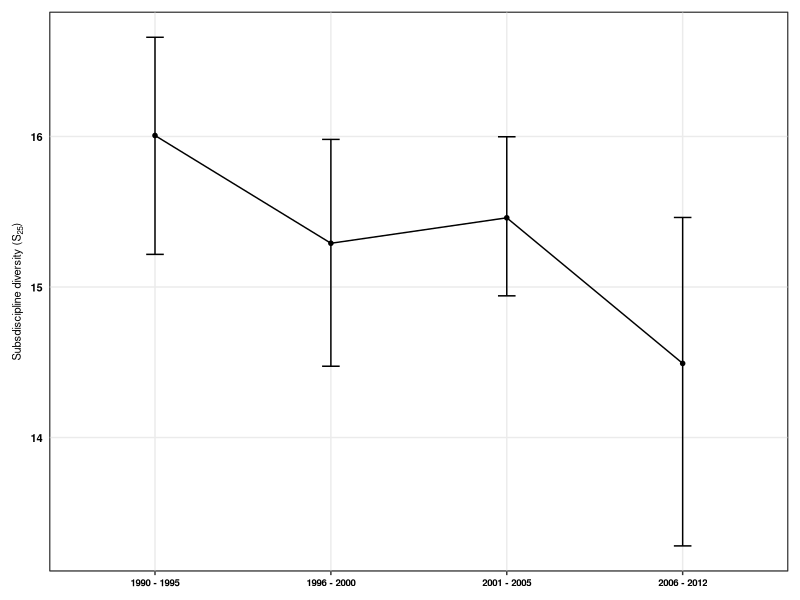

This chart was generated by the following R code:
#################################################
# Interdisciplinarity
#################################################
# Figures for alpha diversity (S, Spie, Sn)  #
#################################################

require(rms)
require(ggplot2)
require(dplyr)
require(tidyr)
require(reshape2)
require(ggthemes)

###########
# Data ####
###########

alpha_div<-read.csv("Cleaned_Data/interdisciplinarity_AlphaDiv_orders_mobr.csv",stringsAsFactors = FALSE)

# calculate means and bootstrapped CIs

alpha_divs<- alpha_div %>%
  group_by(TimeWindow, group) %>%
  do(data.frame(rbind(smean.cl.boot(.$Value, B=1000))))

# arrange data for figures

alpha_divs$TimeWindow<-as.character(alpha_divs$TimeWindow)
alpha_divs$TimeWindow<-ifelse(alpha_divs$TimeWindow=="1990_1995","1990 - 1995",alpha_divs$TimeWindow)
alpha_divs$TimeWindow<-ifelse(alpha_divs$TimeWindow=="1996_2000","1996 - 2000",alpha_divs$TimeWindow)
alpha_divs$TimeWindow<-ifelse(alpha_divs$TimeWindow=="2001_2005","2001 - 2005",alpha_divs$TimeWindow)
alpha_divs$TimeWindow<-ifelse(alpha_divs$TimeWindow=="2006_2012","2006 - 2012",alpha_divs$TimeWindow)
alpha_divs$TimeWindow<-as.factor(alpha_divs$TimeWindow)
alpha_divs$TimeWindow <- factor(alpha_divs$TimeWindow, levels = c("1990 - 1995","1996 - 2000","2001 - 2005","2006 - 2012"))

alpha_divs<-filter(alpha_divs, group!="N" & group!="S_asymp")

Sn<-filter(alpha_divs, group=="S_n")

Alpha_divs2<-filter(alpha_divs, group=="S"|group=="S_PIE")

#######################
# Figure: S and Spie  #
#######################

Alpha_divs2$group<-as.factor(Alpha_divs2$group)
Alpha_divs2$group <- factor(Alpha_divs2$group, levels = c("S","S_PIE"))
Alpha_divs2$group<-droplevels(Alpha_divs2$group)
Alpha_divs2$group<-as.factor(Alpha_divs2$group)

pd <- position_dodge(width = 0.1)

bb<-ggplot(data=Alpha_divs2,aes(x=TimeWindow,y=Mean,group=group,colour=group,shape=group))+
  geom_point(size=2, position = pd) +
  geom_errorbar(data=Alpha_divs2,aes(ymin=Lower,ymax=Upper),width=0.1,position = pd)+
  geom_line(size=0.5,position = pd)+
  scale_colour_colorblind(name="",
                          labels=c("S"="Species Richness","S_PIE"= expression("ENS"[PIE])))+
  scale_shape_manual(name="", values=c("S"=17, "S_PIE"=19),
                     labels=c("S"="Species Richness","S_PIE"= expression("ENS"[PIE])))+
  labs(x = "", y = "Subsdiscipline diversity")

Inter_DivParts<-bb+ theme_bw()+theme(axis.title.x=element_blank(),
                               axis.title.y=element_text(colour="black",face=c("bold"),size=8),
                               axis.text.y=element_text(colour="black",face="bold",size=8),
                               axis.text.x=element_text(colour="black",face="bold",size=7),
                               axis.ticks.y=element_line(colour="transparent"),
                               legend.background=element_rect(fill="transparent"),
                               legend.key=element_rect(fill="transparent"),legend.key.size = unit(0.25, "cm"),
                               legend.text=element_text(size=9),
                               legend.text.align = 0.5,
                               legend.position=c(0.92,0.95),legend.direction="vertical",
                               panel.background =element_rect(fill="transparent",colour="black"),
                               panel.grid.minor=element_blank())
save(Inter_DivParts, file="Cleaned_Data/Interdisc_Div.RData")

####################################
# just rarefied species richness   #
####################################

cc<-ggplot(data=Sn,aes(x=TimeWindow,y=Mean,group=group))+
  geom_point(shape=20,size=2,colour="black") +
  geom_errorbar(data=Sn,aes(ymin=Lower,ymax=Upper),width=0.1, colour="black")+
  geom_line(size=0.5,colour="black")+
  labs(x = "", y = expression(paste("Subsdiscipline diversity (S"[25],")")))

DivParts_n<-cc+ theme_bw()+theme(axis.title.x=element_blank(),
                                 axis.title.y=element_text(colour="black",face=c("bold"),size=8),
                                 axis.text.y=element_text(colour="black",face="bold",size=8),
                                 axis.text.x=element_text(colour="black",face="bold",size=7),
                                 axis.ticks.y=element_line(colour="transparent"),
                                 legend.background=element_rect(fill="transparent"),
                                 legend.key=element_rect(fill="transparent"),legend.key.size = unit(0.25, "cm"),
                                 legend.text=element_text(size=9),
                                 legend.text.align = 0.5,
                                 legend.position=c(0.92,0.95),legend.direction="vertical",
                                 panel.background =element_rect(fill="transparent",colour="black"),
                                 panel.grid.minor=element_blank(),
                                 plot.margin=unit(c(0.3,0.3,0.3,0.3), "cm"))

png(filename="Figures/Interdisp_Alpha_RarefiedRichness_final.png", 
    type="cairo",
    units="in", 
    width=4, 
    height=4,  
    pointsize=2, 
    res=1000)

DivParts_n


dev.off()

save(DivParts_n, file="Cleaned_Data/Interdisc_Rare.RData")
